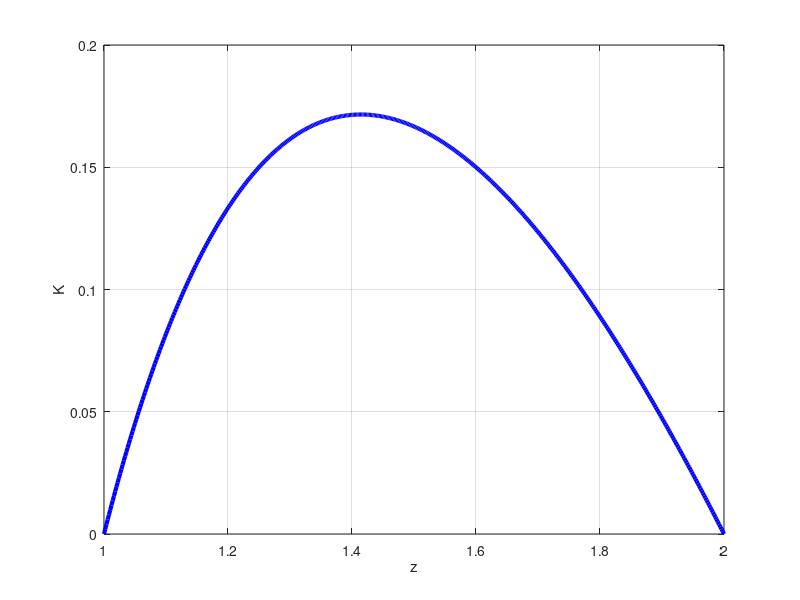
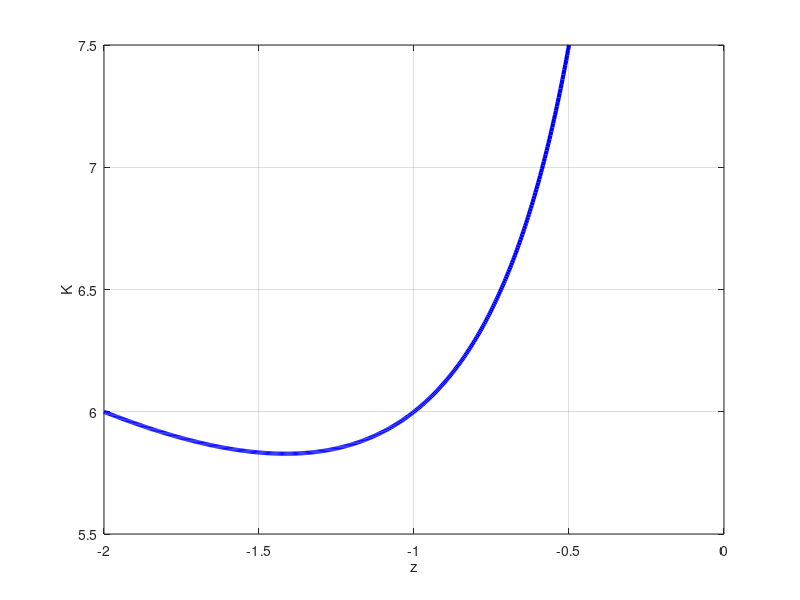

The MATLAB source for these figures, in order: (Note: this script raises an error after producing the figures.)
clc; 
clear; 
close all; 

N = 500; 
z1 = linspace(1, 2, N);
z2 = linspace(-2, -.5, N);
K = @(z) abs((z.^2-3*z+2)./z);

figure; 
hold on; 
grid on; 
box on; 
plot(z1, K(z1), 'b', 'LineWidth', 3)
xlabel('z')
ylabel('K')

figure; 
hold on; 
grid on; 
box on; 
plot(z2, K(z2), 'b', 'LineWidth', 3)
xlabel('z')
ylabel('K')

% in matlab
z = tf('z');
G = z/((z-1)*(z-2));
rlocus(G)